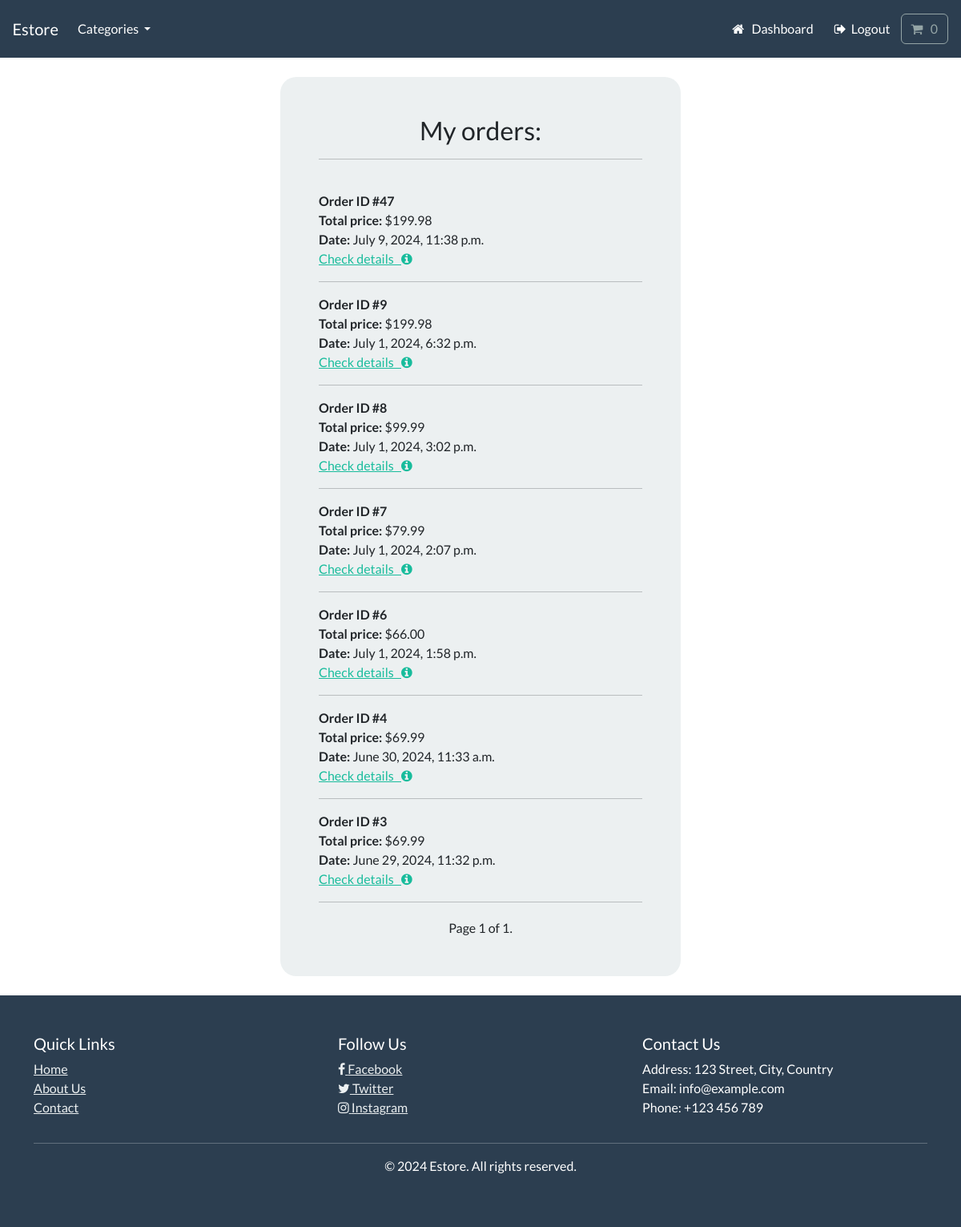
Screenshot of /account/my-orders (signed in) with the database file from the repository.
### payment/models.py (models this page shows, shortened)
class Order(models.Model):
    full_name = models.CharField(max_length=300)
    email = models.EmailField(max_length=255)
    shipping_address = models.TextField(max_length=1000)
    paid_amount = models.DecimalField(max_digits=6, decimal_places=2)
    order_date = models.DateTimeField(auto_now_add=True)
    user = models.ForeignKey(User, on_delete=models.CASCADE, null=True, blank=True)
    class Meta:
        verbose_name_plural = "Order"

### account/views.py (the view)
# urls.py: path("my-orders", views.my_orders, name="my-orders"),
@login_required(login_url="my-login")
def my_orders(request):
    orders_list = Order.objects.filter(user=request.user).order_by("-order_date")
    paginator = Paginator(orders_list, 10)
    page = request.GET.get("page")
    try:
        orders = paginator.page(page)
    except PageNotAnInteger:
        orders = paginator.page(1)
    except EmptyPage:
        orders = paginator.page(paginator.num_pages)
    context = {"orders": orders}
    return render(request, "account/my-orders.html", context)

### cart/cart.py (called while the page is built)
    def __len__(self):
        return sum(item["qty"] for item in self.cart.values())

### cart/context_processors.py (called while the page is built)
def cart(request):
    return {"cart": Cart(request)}

### store/models.py (called while the page is built)
    def get_absolute_url(self):
        return reverse("list-category", args=[self.slug])

### store/views.py (called while the page is built)
def categories(request):
    all_categories = Category.objects.all()
    return {"all_categories": all_categories}

### account/templates/account/my-orders.html (shortened to what this page needs)
{% extends "store/base.html" %}
{% load static %}
{% load crispy_forms_tags %}
{% block content %}
<div class="container bg-light shadow-md p-5 form-layout">
    <h3 class="text-center">My orders:</h3>
    <hr>
    <br>
    {% for order in orders %}
    <strong>Order ID #{{ order.id }}</strong>
    <br>
    <strong>Total price:</strong> ${{ order.paid_amount }}
    <br>
    <strong>Date:</strong> {{ order.order_date }}
    <br>
    <a href="{% url 'order-detail' order.id %}" class="">Check details &nbsp; <i class="fa fa-info-circle"
            aria-hidden="true"></i> </a>
    <hr>
    {% endfor %}
    <div class="pagination">
        <span class="step-links">
            <span class="current">
                Page {{ orders.number }} of {{ orders.paginator.num_pages }}.
            </span>
        </span>
    </div>
</div>
<br>
{% endblock %}

### static/css/styles.css (style rules this page uses)
.pagination { display: flex; justify-content: center; margin-top: 20px; }
.form-layout { border-radius: 20px; width: 500px; }

### rows the page displays
Order: id "47", paid_amount "199.98", order_date "July 9, 2024, 11:38 p.m."
Order: id "9", paid_amount "199.98", order_date "July 1, 2024, 6:32 p.m."
Order: id "8", paid_amount "99.99", order_date "July 1, 2024, 3:02 p.m."
Order: id "7", paid_amount "79.99", order_date "July 1, 2024, 2:07 p.m."
Order: id "6", paid_amount "66.00", order_date "July 1, 2024, 1:58 p.m."
Order: id "4", paid_amount "69.99", order_date "June 30, 2024, 11:33 a.m."
Order: id "3", paid_amount "69.99", order_date "June 29, 2024, 11:32 p.m."

### other values shown
{{ orders.number }} "1"
{{ orders.paginator.num_pages }} "1"
